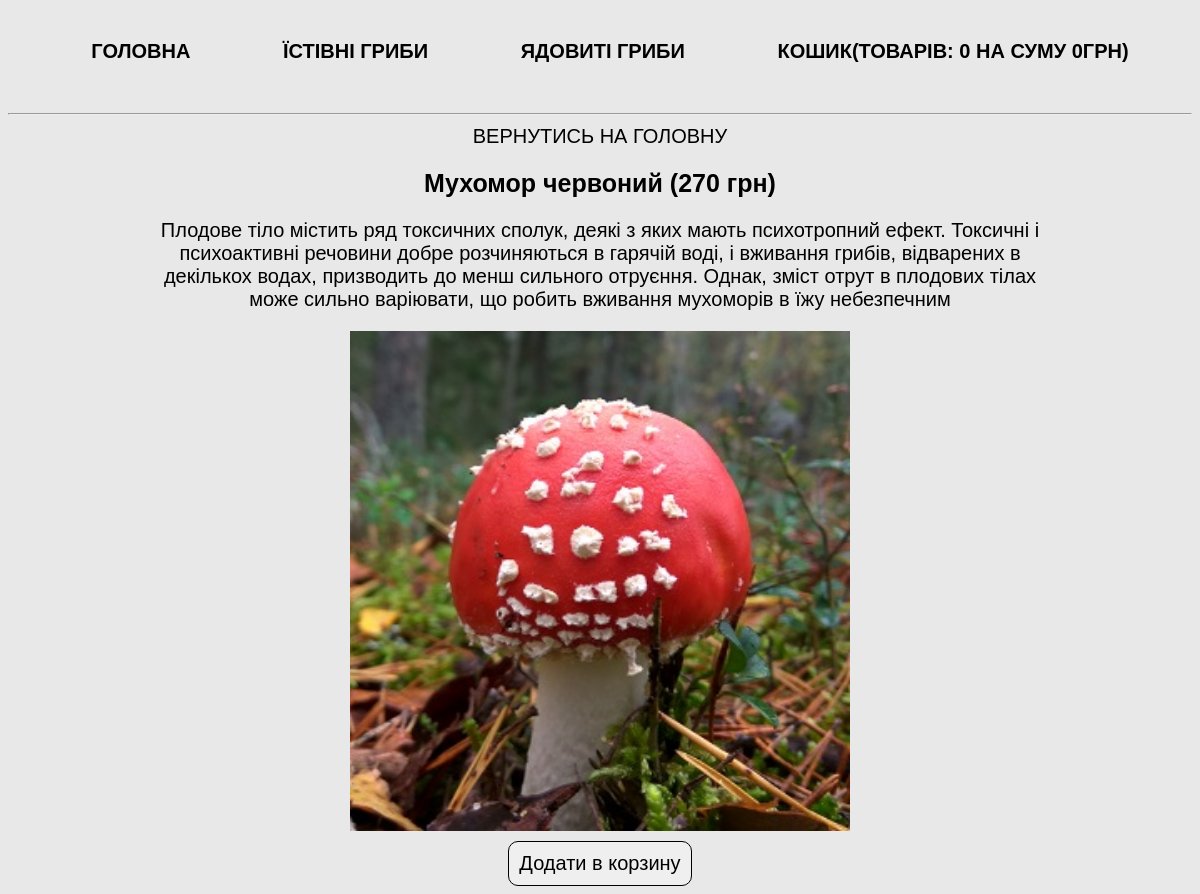
The page /product.php?product=amanita on the database its author committed.
### tables this page shows
CREATE TABLE `categories` (
  `id` int(11) NOT NULL,
  `name` varchar(255) NOT NULL,
  `ukr_name` varchar(255) NOT NULL
);

CREATE TABLE `products` (
  `id` int(11) NOT NULL,
  `title` varchar(255) NOT NULL,
  `category_id` int(11) NOT NULL,
  `price` int(11) NOT NULL,
  `ukr_name` varchar(255) NOT NULL,
  `image` varchar(255) NOT NULL,
  `description` text NOT NULL
);

### product.php (the view, shortened to what this page needs)
<?php require_once 'parts/header.php';
    if (isset($_GET['product'])) {
        $current_product = $_GET['product'];
        $product = $connect->query("
            SELECT *
            FROM products
            WHERE title = '$current_product'
            ")->fetch(PDO::FETCH_ASSOC);
    }
?>
<div class="product-card">
    <a href="index.php">Вернутись на головну</a>
    <h2><?php echo $product['ukr_name']; ?> (<?php echo $product['price']; ?> грн)</h2>
    <div class="description"><?php echo $product['description']; ?></div>
    <img width="300"
        src="img/<?php echo $product['image']; ?>"
        alt="<?php echo $product['ukr_name']; ?>">
    <?php require_once 'parts/add-form.php'; ?>
</div>

### parts/header.php (shortened to what this page needs)
<?php
require_once 'db/db.php';
$categories = $connect->query("
	SELECT *
	FROM categories
	")->fetchAll(PDO::FETCH_ASSOC);
?>
<!doctype html>
<html lang="uk">
<head>
	<link rel="stylesheet" href="css/style.css">
</head>
<body>
<nav>
	<ul>
		<li><a href="index.php">
			Головна
		</a></li>
		<?php foreach ($categories as $category) { ?>
		<li><a href="index.php?category=<?php echo $category['name']; ?>">
			<?php echo $category['ukr_name']; ?>
		</a></li>
		<?php } ?>
		<li><a href="cart.php">
			Кошик(Товарів: <?php echo $_SESSION['total_quantity'] ? $_SESSION['total_quantity'] : 0; ?>
			на суму <?php echo $_SESSION['total_price'] ? $_SESSION['total_price'] : 0; ?>грн)
		</a></li>
	</ul>
</nav>
<hr>

### css/style.css (style rules this page uses)
* { font-family: 'Arial', sans-serif; font-size: 20px; }
body { margin-top: 20px; background-color: #e8e8e8; }
a { text-decoration: none; text-transform: uppercase; color: #000000; transition: all .3s; }
h2 { font-size: 25px; }
img { width: 100%; }
.main, nav { max-width: 1170px; margin: auto; display: flex; flex-wrap: wrap; justify-content: space-around; }
nav ul { display: flex; flex-wrap: wrap; list-style: none; width: 100%; justify-content: space-around; font-weight: 700; }
nav li { margin-bottom: 20px; margin-right: 20px; }
.cart, .product-card { text-align: center; max-width: 900px; margin: auto; }
.description { margin-bottom: 20px; }
.product-card img { max-width: 500px; }

### rows shown on the page
categories: ukr_name "ЇСТІВНІ ГРИБИ"
categories: ukr_name "ЯДОВИТІ ГРИБИ"
products: ukr_name "Мухомор червоний", price "270", description "Плодове тіло містить ряд токсичних сполук, деякі з яких мають психотропний ефект. Токсичні і психоактивні речовини добре розчиняються в гарячій воді, і вживання грибів, відварених в декількох водах, призводить до менш сильного отруєння. Однак, зміст отрут в плодових тілах може сильно варіювати, що робить вживання мухоморів в їжу небезпечним", image (picture)
